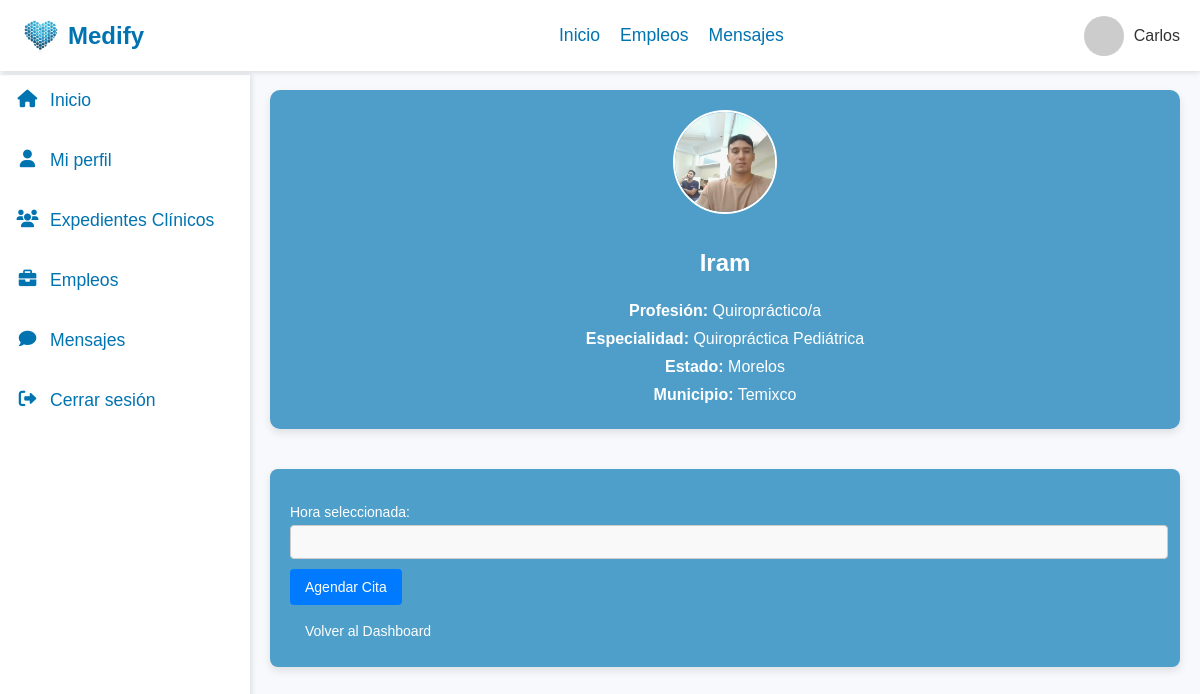
The app's page /agentar_cita.php?id=1 (signed in) with its own data.
### tables this page shows
CREATE TABLE `cuentas` (
  `id_cuenta` int(11) NOT NULL,
  `correo_gmail` varchar(255) NOT NULL,
  `contrasena` varchar(255) NOT NULL,
  `nombre` varchar(255) NOT NULL,
  `tipo` enum('cliente','profesionista') NOT NULL,
  `id_profesion` int(11) DEFAULT NULL,
  `id_especialidad` int(11) DEFAULT NULL,
  `id_estado` int(11) DEFAULT NULL,
  `id_municipio` int(11) DEFAULT NULL,
  `foto_perfil` varchar(255) DEFAULT NULL
);

CREATE TABLE `profesiones` (
  `id_profesion` int(11) NOT NULL,
  `nombre_profesion` varchar(255) NOT NULL
);

CREATE TABLE `especialidades` (
  `id_especialidad` int(11) NOT NULL,
  `nombre_especialidad` varchar(255) NOT NULL,
  `id_profesion` int(11) DEFAULT NULL
);

CREATE TABLE `estados` (
  `id_estado` int(11) NOT NULL,
  `nombre_estado` varchar(100) NOT NULL
);

CREATE TABLE `municipios` (
  `id_municipio` int(11) NOT NULL,
  `nombre_municipio` varchar(100) NOT NULL,
  `id_estado` int(11) DEFAULT NULL
);

### agentar_cita.php (the view, shortened to what this page needs)
<?php
include 'db.php';
$id_profesional = intval($_GET['id']);
$sql2 = "
SELECT
    cuentas.id_cuenta,
    cuentas.nombre,
    cuentas.foto_perfil,
    profesiones.nombre_profesion,
    especialidades.nombre_especialidad,
    estados.nombre_estado,
    municipios.nombre_municipio
FROM cuentas
LEFT JOIN profesiones ON cuentas.id_profesion = profesiones.id_profesion
LEFT JOIN especialidades ON cuentas.id_especialidad = especialidades.id_especialidad
LEFT JOIN estados ON cuentas.id_estado = estados.id_estado
LEFT JOIN municipios ON cuentas.id_municipio = municipios.id_municipio
WHERE cuentas.id_cuenta = ?
";
$stmt = $conn->prepare($sql2);
$stmt->bind_param("i", $id_profesional);
$stmt->execute();
$result = $stmt->get_result();
if ($result->num_rows > 0) {
    $profesionista = $result->fetch_assoc();
} else {
    echo "Profesional no encontrado.";
    exit;
}
?>
<!DOCTYPE html>
<html lang="es">
<head>
    <link rel="stylesheet" href="https://cdnjs.cloudflare.com/ajax/libs/font-awesome/6.0.0-beta3/css/all.min.css">
    <link rel="stylesheet" href="CSS/agendar_cita.css">
</head>
<body>
    <?php
    include 'nav.php'
    ?>
    <div class="contenido-container">
            <div class="perfil-container">
                <img src="<?php echo $profesionista['foto_perfil'] ? $profesionista['foto_perfil'] : 'https://via.placeholder.com/150'; ?>" alt="Foto de Perfil">
                <h2><?php echo $profesionista['nombre']; ?></h2>
                <p><strong>Profesión:</strong> <?php echo $profesionista['nombre_profesion']; ?></p>
                <p><strong>Especialidad:</strong> <?php echo $profesionista['nombre_especialidad']; ?></p>
                <p><strong>Estado:</strong> <?php echo $profesionista['nombre_estado']; ?></p>
                <p><strong>Municipio:</strong> <?php echo $profesionista['nombre_municipio']; ?></p>
            </div>
            <div class="container">
                <form method="POST">
                    <label for="hora_cita">Hora seleccionada:</label>
                    <input type="text" name="hora_cita" id="hora_cita" readonly required>
                    <button type="submit" class="boton-cita">Agendar Cita</button>
                </form>
                <a href="dashboard_cliente.php" class="btn-back">Volver al Dashboard</a>
            </div>
    </div>
</body>
</html>

### CSS/agendar_cita.css (style rules this page uses)
body { font-family: Arial, sans-serif; background-color: #f7f9fc; margin: 0; padding: 0; color: #333; }
.contenido-container { display: flex; flex-direction: column; padding: 70px 0px 0px 250px }
.perfil-container { display:flex; flex-direction: column; align-items: center; background-color: #4e9ec9; border-radius: 10px; box-shadow: 0 4px 8px rgba(0, 0, 0, 0.1); text-align: center; padding: 20px; margin: 20px; }
.perfil-container img { width: 100px; height: 100px; border-radius: 50%; margin-bottom: 15px; object-fit: cover; border: 2px solid white; }
.perfil-container h2 { font-size: 1.5rem; color: white; }
.perfil-container p { font-size: 1rem; color: white; margin: 5px 0; }
.container { color: white; margin: 20px; padding: 20px; background-color: #4e9fca; border-radius: 8px; box-shadow: 0 4px 8px rgba(0, 0, 0, 0.1); }
p { font-size: 16px; margin-bottom: 5px; }
label { font-size: 14px; display: block; margin-top: 15px; }
input[type="date"], input[type="text"] { width: calc(100% - 10px); padding: 8px; font-size: 14px; margin-top: 5px; border: 1px solid #ccc; border-radius: 4px; background-color: #f9f9f9; outline: none; }
.boton-cita { display: inline-block; padding: 10px 15px; font-size: 14px; color: #fff; background-color: #007bff; border: none; border-radius: 4px; cursor: pointer; margin-top: 10px; transition: background-color 0.3s; }
.btn-back { display: inline-block; padding: 8px 15px; font-size: 14px; color: white; text-decoration: none; margin-top: 10px; }

### records on screen
cuentas: foto_perfil (picture), nombre "Iram", id_profesion.nombre_profesion "Quiropráctico/a", id_especialidad.nombre_especialidad "Quiropráctica Pediátrica", id_estado.nombre_estado "Morelos", id_municipio.nombre_municipio "Temixco"

### other values on screen
$user_name "Carlos"
